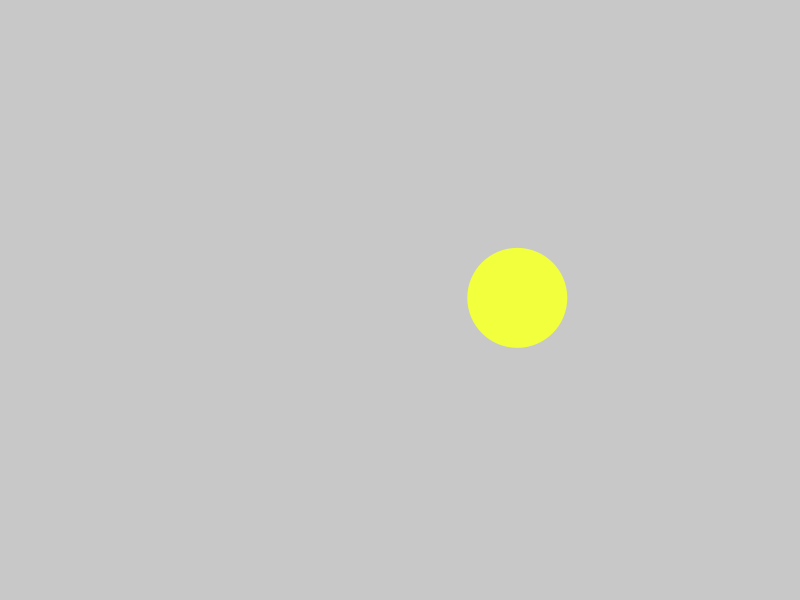
Frame 1 (no input)
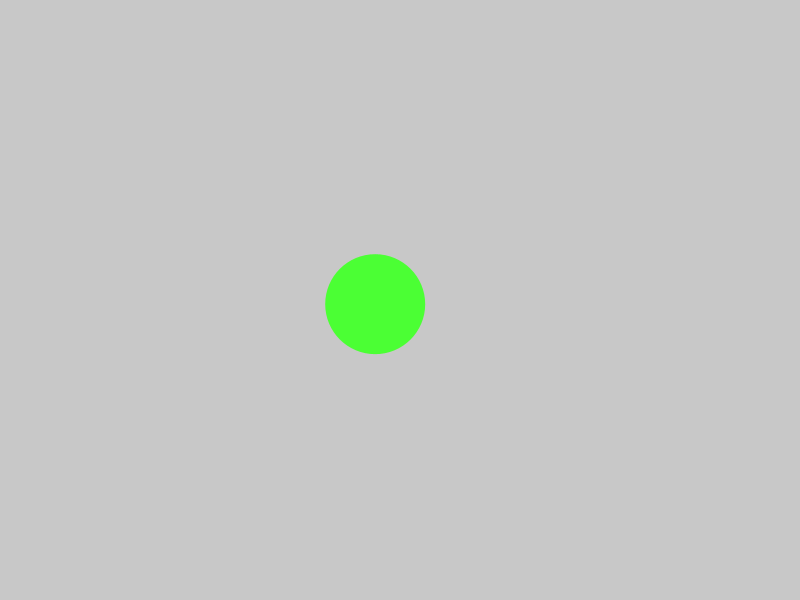
Frame 60 (the mouse pressed at the canvas centre just before this capture)
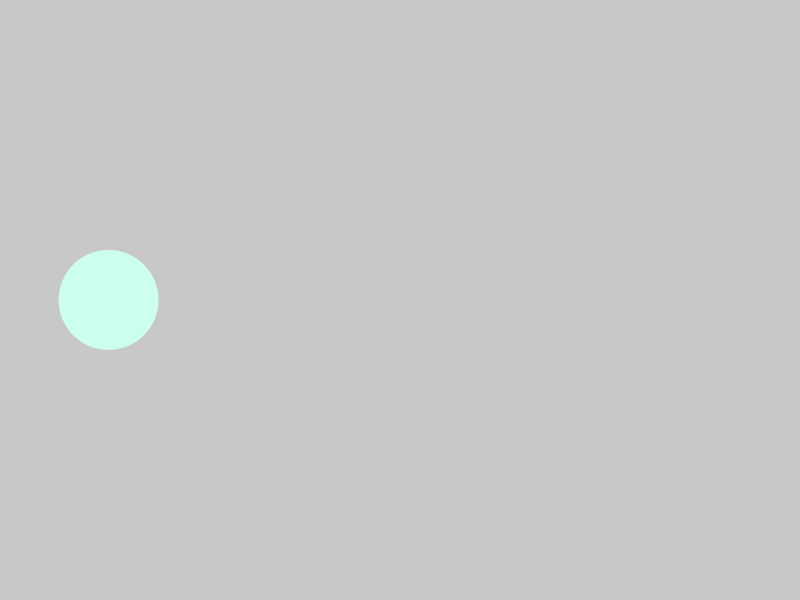
Frame 120 (the mouse held since frame 60 and released just before this capture)

The Processing sketch that drew these frames (run headless with seeded random() and noise(); from frame 60 on, the mouse is pressed at the canvas centre):

// Processing sketch: random_movment
// ── random_movment.pde
float x;
float y;

// setup only gets run once
void setup() {
  size(800, 600);
  frameRate(10);
}
void draw() {
  background(200);
  x = random(width);
  y = random(-5,6);
  noStroke();
  fill(random(255), 255, random(255));
  ellipse(x, 300 + y, 100, 100);
}
